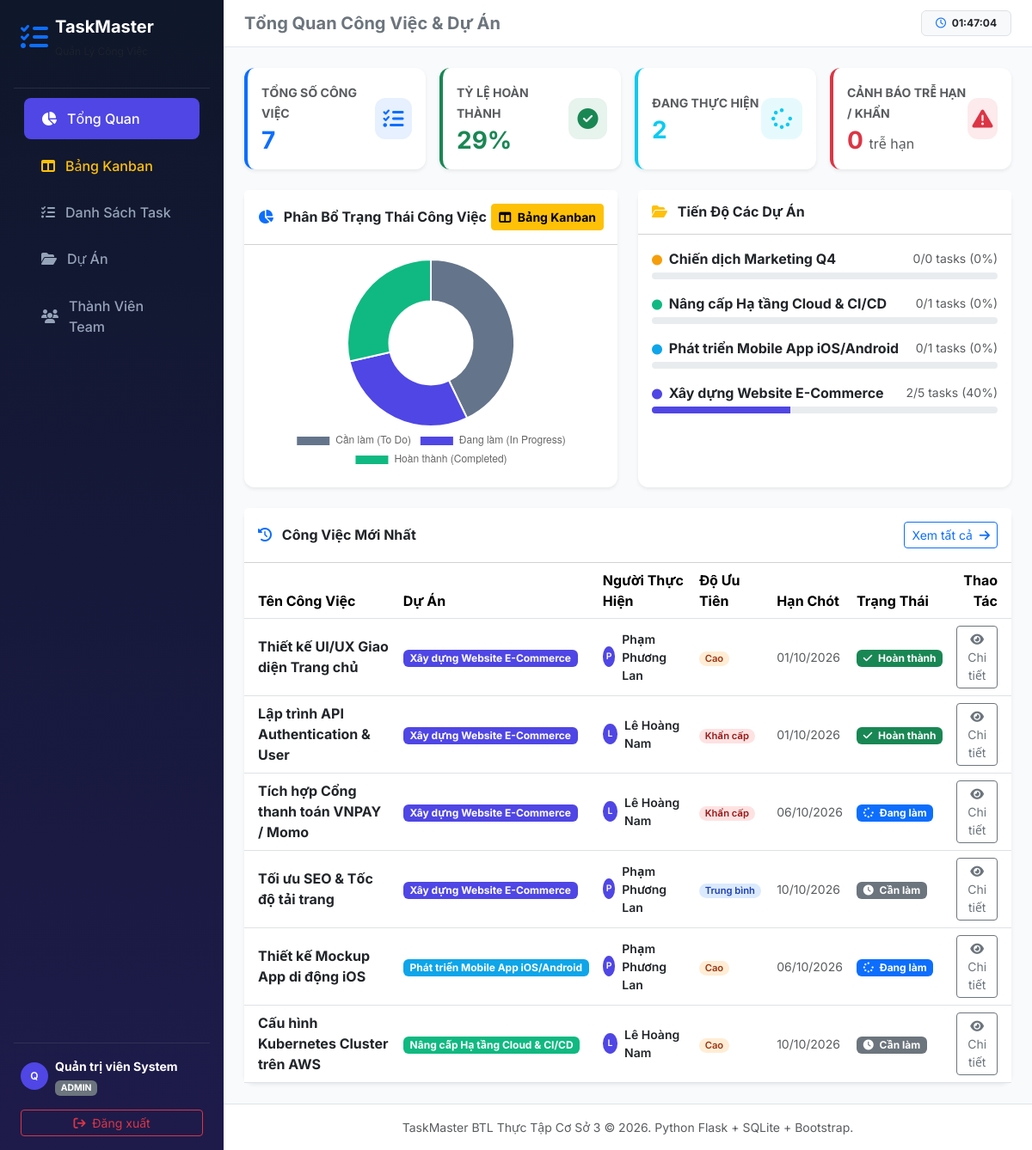
The page / (signed in) on the database its author committed.
### tables this page shows
CREATE TABLE projects (
            id INTEGER PRIMARY KEY AUTOINCREMENT,
            name TEXT NOT NULL,
            description TEXT,
            color TEXT DEFAULT '#4f46e5',
            status TEXT NOT NULL DEFAULT 'Đang thực hiện',
            created_at TIMESTAMP DEFAULT CURRENT_TIMESTAMP
        );

CREATE TABLE tasks (
            id INTEGER PRIMARY KEY AUTOINCREMENT,
            title TEXT NOT NULL,
            description TEXT,
            project_id INTEGER,
            assignee_id INTEGER,
            creator_id INTEGER,
            priority TEXT NOT NULL DEFAULT 'Trung bình',
            status TEXT NOT NULL DEFAULT 'To Do',
            due_date DATE,
            created_at TIMESTAMP DEFAULT CURRENT_TIMESTAMP,
            FOREIGN KEY (project_id) REFERENCES projects (id) ON DELETE SET NULL,
            FOREIGN KEY (assignee_id) REFERENCES users (id) ON DELETE SET NULL,
            FOREIGN KEY (creator_id) REFERENCES users (id) ON DELETE SET NULL
        );

CREATE TABLE users (
            id INTEGER PRIMARY KEY AUTOINCREMENT,
            username TEXT UNIQUE NOT NULL,
            password_hash TEXT NOT NULL,
            fullname TEXT NOT NULL,
            email TEXT,
            role TEXT NOT NULL DEFAULT 'member',
            created_at TIMESTAMP DEFAULT CURRENT_TIMESTAMP
        );

### app.py (the view)
@app.route('/')
@login_required
def dashboard():
    conn = get_db_connection()
    today_str = date.today().strftime('%Y-%m-%d')
    total_tasks = conn.execute("SELECT COUNT(*) FROM tasks").fetchone()[0]
    completed_tasks = conn.execute("SELECT COUNT(*) FROM tasks WHERE status = 'Completed'").fetchone()[0]
    in_progress_tasks = conn.execute("SELECT COUNT(*) FROM tasks WHERE status = 'In Progress'").fetchone()[0]
    todo_tasks = conn.execute("SELECT COUNT(*) FROM tasks WHERE status = 'To Do'").fetchone()[0]
    overdue_tasks = conn.execute("SELECT COUNT(*) FROM tasks WHERE status != 'Completed' AND due_date < ?", (today_str,)).fetchone()[0]
    urgent_tasks = conn.execute("SELECT COUNT(*) FROM tasks WHERE priority = 'Khẩn cấp' AND status != 'Completed'").fetchone()[0]
    completion_rate = round((completed_tasks / total_tasks * 100)) if total_tasks > 0 else 0
    recent_tasks = conn.execute('''
        SELECT t.*, p.name as project_name, p.color as project_color, u.fullname as assignee_name
        FROM tasks t
        LEFT JOIN projects p ON t.project_id = p.id
        LEFT JOIN users u ON t.assignee_id = u.id
        ORDER BY t.created_at DESC LIMIT 6
    ''').fetchall()
    projects = conn.execute('''
        SELECT p.*,
               COUNT(t.id) as total_tasks,
               SUM(CASE WHEN t.status = 'Completed' THEN 1 ELSE 0 END) as done_tasks
        FROM projects p
        LEFT JOIN tasks t ON p.id = t.project_id
        GROUP BY p.id
        ORDER BY p.id DESC
    ''').fetchall()
    conn.close()
    return render_template('dashboard.html',
                           total_tasks=total_tasks,
                           completed_tasks=completed_tasks,
                           in_progress_tasks=in_progress_tasks,
                           todo_tasks=todo_tasks,
                           overdue_tasks=overdue_tasks,
                           urgent_tasks=urgent_tasks,
                           completion_rate=completion_rate,
                           recent_tasks=recent_tasks,
                           projects=projects)

### templates/dashboard.html (shortened to what this page needs)
{% extends 'base.html' %}
{% block header_title %}Tổng Quan Công Việc & Dự Án{% endblock %}
{% block content %}
<div class="row g-3 mb-4">
    <div class="col-12 col-sm-6 col-xl-3">
        <div class="card metric-card shadow-sm border-0 border-start border-4 border-primary h-100">
            <div class="card-body d-flex align-items-center justify-content-between">
                <div>
                    <span class="text-muted small fw-bold text-uppercase">Tổng Số Công Việc</span>
                    <h3 class="fw-bold text-primary mb-0 mt-1">{{ total_tasks }}</h3>
                </div>
                <div class="metric-icon bg-primary bg-opacity-10 text-primary">
                    <i class="fa-solid fa-tasks"></i>
                </div>
            </div>
        </div>
    </div>
    <div class="col-12 col-sm-6 col-xl-3">
        <div class="card metric-card shadow-sm border-0 border-start border-4 border-success h-100">
            <div class="card-body d-flex align-items-center justify-content-between">
                <div>
                    <span class="text-muted small fw-bold text-uppercase">Tỷ Lệ Hoàn Thành</span>
                    <h3 class="fw-bold text-success mb-0 mt-1">{{ completion_rate }}%</h3>
                </div>
                <div class="metric-icon bg-success bg-opacity-10 text-success">
                    <i class="fa-solid fa-circle-check"></i>
                </div>
            </div>
        </div>
    </div>
    <div class="col-12 col-sm-6 col-xl-3">
        <div class="card metric-card shadow-sm border-0 border-start border-4 border-info h-100">
            <div class="card-body d-flex align-items-center justify-content-between">
                <div>
                    <span class="text-muted small fw-bold text-uppercase">Đang Thực Hiện</span>
                    <h3 class="fw-bold text-info mb-0 mt-1">{{ in_progress_tasks }}</h3>
                </div>
                <div class="metric-icon bg-info bg-opacity-10 text-info">
                    <i class="fa-solid fa-spinner"></i>
                </div>
            </div>
        </div>
    </div>
    <div class="col-12 col-sm-6 col-xl-3">
        <div class="card metric-card shadow-sm border-0 border-start border-4 border-danger h-100">
            <div class="card-body d-flex align-items-center justify-content-between">
                <div>
                    <span class="text-muted small fw-bold text-uppercase">Cảnh Báo Trễ Hạn / Khẩn</span>
                    <h3 class="fw-bold text-danger mb-0 mt-1">{{ overdue_tasks }} <small class="fs-6 fw-normal text-muted">trễ hạn</small></h3>
                </div>
                <div class="metric-icon bg-danger bg-opacity-10 text-danger">
                    <i class="fa-solid fa-triangle-exclamation"></i>
                </div>
            </div>
        </div>
    </div>
</div>
<div class="row g-4 mb-4">
    <div class="col-lg-6">
        <div class="card border-0 shadow-sm h-100">
            <div class="card-header bg-white py-3 d-flex align-items-center justify-content-between">
                <h6 class="fw-bold mb-0 text-dark"><i class="fa-solid fa-chart-pie text-primary me-2"></i> Phân Bổ Trạng Thái Công Việc</h6>
                <a href="{{ url_for('kanban') }}" class="btn btn-warning btn-sm fw-bold">
                    <i class="fa-solid fa-table-columns me-1"></i> Bảng Kanban
                </a>
            </div>
            <div class="card-body d-flex align-items-center justify-content-center">
                <canvas id="taskStatusChart" style="max-height: 250px;"></canvas>
            </div>
        </div>
    </div>
    <div class="col-lg-6">
        <div class="card border-0 shadow-sm h-100">
            <div class="card-header bg-white py-3">
                <h6 class="fw-bold mb-0 text-dark"><i class="fa-solid fa-folder-open text-warning me-2"></i> Tiến Độ Các Dự Án</h6>
            </div>
            <div class="card-body">
                <div class="d-flex flex-column gap-3">
                    {% for p in projects %}
                    {% set done = p['done_tasks'] or 0 %}
                    {% set total = p['total_tasks'] or 0 %}
                    {% set percent = (done / total * 100) | round | int if total > 0 else 0 %}
                    <div>
                        <div class="d-flex justify-content-between align-items-center mb-1">
                            <span class="fw-bold text-dark"><i class="fa-solid fa-circle me-1" style="color: {{ p['color'] }}; font-size: 0.75rem;"></i> {{ p['name'] }}</span>
                            <small class="text-muted">{{ done }}/{{ total }} tasks ({{ percent }}%)</small>
                        </div>
                        <div class="progress" style="height: 8px;">
                            <div class="progress-bar" role="progressbar" style="width: {{ percent }}%; background-color: {{ p['color'] }};" aria-valuenow="{{ percent }}" aria-valuemin="0" aria-valuemax="100"></div>
                        </div>
                    </div>
                    {% else %}
                    <div class="text-center text-muted py-4">Chưa có dự án nào</div>
                    {% endfor %}
                </div>
            </div>
        </div>
    </div>
</div>
<div class="card border-0 shadow-sm">
    <div class="card-header bg-white py-3 d-flex justify-content-between align-items-center">
        <h6 class="fw-bold mb-0 text-dark"><i class="fa-solid fa-clock-rotate-left text-primary me-2"></i> Công Việc Mới Nhất</h6>
        <a href="{{ url_for('tasks') }}" class="btn btn-outline-primary btn-sm">Xem tất cả <i class="fa-solid fa-arrow-right ms-1"></i></a>
    </div>
    <div class="card-body p-0">
        <div class="table-responsive">
            <table class="table table-hover align-middle mb-0">
                <thead>
                    <tr>
                        <th class="ps-3">Tên Công Việc</th>
                        <th>Dự Án</th>
                        <th>Người Thực Hiện</th>
                        <th>Độ Ưu Tiên</th>
                        <th>Hạn Chót</th>
                        <th>Trạng Thái</th>
                        <th class="text-end pe-3">Thao Tác</th>
                    </tr>
                </thead>
                <tbody>
                    {% for task in recent_tasks %}
                    <tr>
                        <td class="ps-3">
                            <a href="{{ url_for('task_detail', id=task['id']) }}" class="fw-bold text-dark text-decoration-none">
                                {{ task['title'] }}
                            </a>
                        </td>
                        <td>
                            {% if task['project_name'] %}
                            <span class="badge" style="background-color: {{ task['project_color'] }};">{{ task['project_name'] }}</span>
                            {% else %}<span class="text-muted">-</span>{% endif %}
                        </td>
                        <td>
                            <div class="d-flex align-items-center">
                                <div class="avatar-circle me-2" style="width: 24px; height: 24px; font-size: 0.65rem;">
                                    {{ task['assignee_name'][0] if task['assignee_name'] else '?' }}
                                </div>
                                <small class="fw-semibold text-dark">{{ task['assignee_name'] or 'Chưa phân công' }}</small>
                            </div>
                        </td>
                        <td>
                            {% if task['priority'] == 'Khẩn cấp' %}
                                <span class="badge badge-priority badge-urgent">Khẩn cấp</span>
                            {% elif task['priority'] == 'Cao' %}
                                <span class="badge badge-priority badge-high">Cao</span>
                            {% elif task['priority'] == 'Trung bình' %}
                                <span class="badge badge-priority badge-medium">Trung bình</span>
                            {% else %}
                                <span class="badge badge-priority badge-low">Thấp</span>
                            {% endif %}
                        </td>
                        <td class="small {% if task['due_date'] | is_overdue(task['status']) %}text-danger fw-bold{% else %}text-muted{% endif %}">
                            {{ task['due_date'] | date_format }}
                        </td>
                        <td>
                            {% if task['status'] == 'Completed' %}
                                <span class="badge bg-success"><i class="fa-solid fa-check me-1"></i> Hoàn thành</span>
                            {% elif task['status'] == 'In Progress' %}
                                <span class="badge bg-primary"><i class="fa-solid fa-spinner me-1"></i> Đang làm</span>
                            {% else %}
                                <span class="badge bg-secondary"><i class="fa-solid fa-clock me-1"></i> Cần làm</span>
                            {% endif %}
                        </td>
                        <td class="text-end pe-3">
                            <a href="{{ url_for('task_detail', id=task['id']) }}" class="btn btn-sm btn-outline-secondary">
                                <i class="fa-solid fa-eye"></i> Chi tiết
                            </a>
                        </td>
                    </tr>
                    {% else %}
                    <tr>
                        <td colspan="7" class="text-center text-muted py-4">Chưa có công việc nào</td>
                    </tr>
                    {% endfor %}
                </tbody>
            </table>
        </div>
    </div>
</div>
{% endblock %}
{% block scripts %}
<script>
    const ctx = document.getElementById('taskStatusChart').getContext('2d');
    new Chart(ctx, {
        type: 'doughnut',
        data: {
            labels: ['Cần làm (To Do)', 'Đang làm (In Progress)', 'Hoàn thành (Completed)'],
            datasets: [{
                data: [{{ todo_tasks }}, {{ in_progress_tasks }}, {{ completed_tasks }}],
                backgroundColor: ['#64748b', '#4f46e5', '#10b981']
            }]
        },
        options: {
            responsive: true,
            plugins: {
                legend: { position: 'bottom' }
            }
        }
    });
</script>
{% endblock %}

### rows shown on the page
projects: name "Chiến dịch Marketing Q4", done "0", total "0", percent "0"
projects: name "Nâng cấp Hạ tầng Cloud & CI/CD", done "0", total "1", percent "0"
projects: name "Phát triển Mobile App iOS/Android", done "0", total "1", percent "0"
projects: name "Xây dựng Website E-Commerce", done "2", total "5", percent "40"
tasks: title "Thiết kế UI/UX Giao diện Trang chủ", project_name "Xây dựng Website E-Commerce", fullname "P", fullname "Phạm Phương Lan", priority "Cao", due_date "01/10/2026", status "Completed" (drawn)
tasks: title "Lập trình API Authentication & User", project_name "Xây dựng Website E-Commerce", fullname "L", fullname "Lê Hoàng Nam", priority "Khẩn cấp", due_date "01/10/2026", status "Completed" (drawn)
tasks: title "Tích hợp Cổng thanh toán VNPAY / Momo", project_name "Xây dựng Website E-Commerce", fullname "L", fullname "Lê Hoàng Nam", priority "Khẩn cấp", due_date "06/10/2026", status "In Progress" (drawn)
tasks: title "Tối ưu SEO & Tốc độ tải trang", project_name "Xây dựng Website E-Commerce", fullname "P", fullname "Phạm Phương Lan", priority "Trung bình", due_date "10/10/2026", status "To Do" (drawn)
tasks: title "Thiết kế Mockup App di động iOS", project_name "Phát triển Mobile App iOS/Android", fullname "P", fullname "Phạm Phương Lan", priority "Cao", due_date "06/10/2026", status "In Progress" (drawn)
tasks: title "Cấu hình Kubernetes Cluster trên AWS", project_name "Nâng cấp Hạ tầng Cloud & CI/CD", fullname "L", fullname "Lê Hoàng Nam", priority "Cao", due_date "10/10/2026", status "To Do" (drawn)

### other values the page prints
{{ current_user[0] | upper if current_user else 'U' }} "Q"
{{ current_user }} "Quản trị viên System"
{{ current_role | upper }} "ADMIN"
{{ total_tasks }} "7"
{{ completion_rate }} "29"
{{ in_progress_tasks }} "2"
{{ overdue_tasks }} "0"
chart data {{ todo_tasks }} 3
chart data {{ in_progress_tasks }} 2
chart data {{ completed_tasks }} 2
